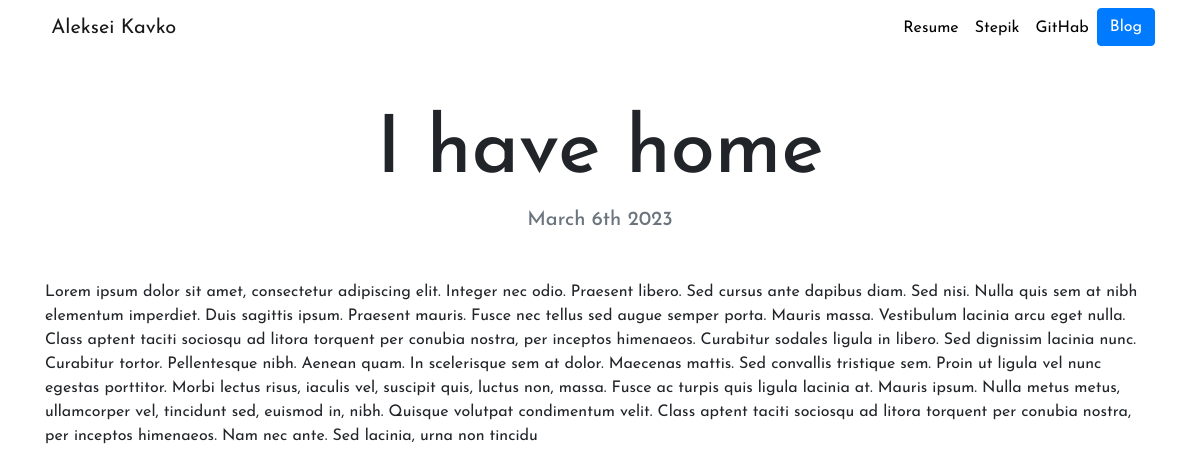
Page /blog/3/ on the committed database.
### blog/models.py (models this page shows, shortened)
class Blogs(models.Model):
    title = models.CharField(max_length=250)
    description = models.TextField(max_length=1000)
    date = models.DateField()

### blog/views.py (the view)
# urls.py: path('<int:blog_id>/', views.detail, name='detail'),
def detail(request, blog_id):
    blog = get_object_or_404(Blogs, pk=blog_id)
    return render(request, 'blog/detail.html', {'blog':blog})

### blog/templates/blog/detail.html
{% extends "portfolio/base.html" %}
{% load static %}
{% block content %}
<h1 class="text-center mt-5" id="blogdetailtitle">{{ blog.title }}</h1>
<h5 class="text-center text-muted mb-5">{{ blog.date|date:'F jS Y' }}</h5>
{{ blog.description|safe }}
{% endblock %}

### portfolio/static/portfolio/custom.css (style rules this page uses)
body { font-family: 'Josefin Sans', sans-serif; }
@media (min-width: 992px) { #blogdetailtitle { font-size: 5rem; } }

### rows in the picture
Blogs: title "I have home", date "March 6th 2023", description "Lorem ipsum dolor sit amet, consectetur adipiscing elit. Integer nec odio. Praesent libero. Sed cursus ante dapibus diam. Sed nisi. Nulla quis sem at nibh elementum imperdiet. Duis sagittis ipsum. Praesent mauris. Fusce nec tellus sed augue semper porta. Mauris massa. Vestibulum lacinia arcu eget nulla. Class aptent taciti sociosqu ad litora torquent per conubia nostra, per inceptos himenaeos. Curabitur sodales ligula in libero. Sed dignissim lacinia nunc. Curabitur tortor. Pellentesque nibh. Aenean quam. In scelerisque sem at dolor. Maecenas mattis. Sed convallis tristique sem. Proin ut ligula vel nunc egestas porttitor. Morbi lectus risus, iaculis vel, suscipit quis, luctus non, massa.…"
